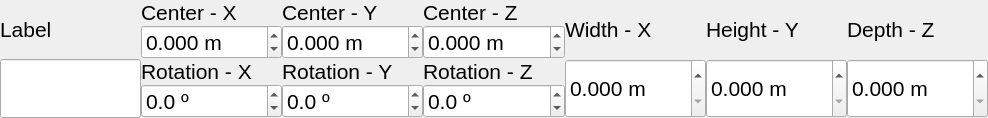
        <widget class="QWidget" name="tab_5">
         <property name="font">
          <font>
           <pointsize>9</pointsize>
          </font>
         </property>
         <attribute name="title">
          <string>T1</string>
         </attribute>
         <layout class="QVBoxLayout" name="verticalLayout_13">
          <property name="spacing">
           <number>0</number>
          </property>
          <property name="leftMargin">
           <number>0</number>
          </property>
          <property name="topMargin">
           <number>0</number>
          </property>
          <property name="rightMargin">
           <number>0</number>
          </property>
          <property name="bottomMargin">
           <number>0</number>
          </property>
          <item>
           <layout class="QVBoxLayout" name="verticalLayout_10" stretch="0">
            <property name="spacing">
             <number>0</number>
            </property>
            <item>
             <layout class="QHBoxLayout" name="horizontalLayout" stretch="1,1,1,1,1,1,1">
              <property name="spacing">
               <number>0</number>
              </property>
              <item>
               <layout class="QVBoxLayout" name="verticalLayout_9" stretch="1,1">
                <property name="spacing">
                 <number>0</number>
                </property>
                <item>
                 <widget class="QLabel" name="label_7">
                  <property name="sizePolicy">
                   <sizepolicy hsizetype="Expanding" vsizetype="Expanding">
                    <horstretch>1</horstretch>
                    <verstretch>1</verstretch>
                   </sizepolicy>
                  </property>
                  <property name="font">
                   <font>
                    <pointsize>16</pointsize>
                    <italic>false</italic>
                   </font>
                  </property>
                  <property name="text">
                   <string>Label</string>
                  </property>
                  <property name="scaledContents">
                   <bool>false</bool>
                  </property>
                 </widget>
                </item>
                <item>
                 <widget class="QLineEdit" name="label_le">
                  <property name="sizePolicy">
                   <sizepolicy hsizetype="Expanding" vsizetype="Expanding">
                    <horstretch>1</horstretch>
                    <verstretch>1</verstretch>
                   </sizepolicy>
                  </property>
                  <property name="font">
                   <font>
                    <pointsize>16</pointsize>
                   </font>
                  </property>
                  <property name="dragEnabled">
                   <bool>false</bool>
                  </property>
                  <property name="clearButtonEnabled">
                   <bool>false</bool>
                  </property>
                 </widget>
                </item>
               </layout>
              </item>
              <item>
               <layout class="QVBoxLayout" name="verticalLayout_3" stretch="1,1,1,1">
                <property name="spacing">
                 <number>0</number>
                </property>
                <item>
                 <widget class="QLabel" name="centerx_le">
                  <property name="sizePolicy">
                   <sizepolicy hsizetype="Expanding" vsizetype="Expanding">
                    <horstretch>0</horstretch>
                    <verstretch>0</verstretch>
                   </sizepolicy>
                  </property>
                  <property name="font">
                   <font>
                    <pointsize>16</pointsize>
                   </font>
                  </property>
                  <property name="text">
                   <string>Center - X</string>
                  </property>
                 </widget>
                </item>
                <item>
                 <widget class="QDoubleSpinBox" name="centerx_dsb">
                  <property name="sizePolicy">
                   <sizepolicy hsizetype="Expanding" vsizetype="Expanding">
                    <horstretch>0</horstretch>
                    <verstretch>0</verstretch>
                   </sizepolicy>
                  </property>
                  <property name="font">
                   <font>
                    <pointsize>16</pointsize>
                   </font>
                  </property>
                  <property name="suffix">
                   <string> m</string>
                  </property>
                  <property name="decimals">
                   <number>3</number>
                  </property>
                  <property name="minimum">
                   <double>-997.000000000000000</double>
                  </property>
                  <property name="maximum">
                   <double>999.000000000000000</double>
                  </property>
                  <property name="singleStep">
                   <double>0.050000000000000</double>
                  </property>
                 </widget>
                </item>
                <item>
                 <widget class="QLabel" name="rotationx_le">
                  <property name="sizePolicy">
                   <sizepolicy hsizetype="Expanding" vsizetype="Expanding">
                    <horstretch>0</horstretch>
                    <verstretch>0</verstretch>
                   </sizepolicy>
                  </property>
                  <property name="font">
                   <font>
                    <pointsize>16</pointsize>
                   </font>
                  </property>
                  <property name="text">
                   <string>Rotation - X</string>
                  </property>
                 </widget>
                </item>
                <item>
                 <widget class="QDoubleSpinBox" name="rotatex_dsb">
                  <property name="sizePolicy">
                   <sizepolicy hsizetype="Expanding" vsizetype="Expanding">
                    <horstretch>0</horstretch>
                    <verstretch>0</verstretch>
                   </sizepolicy>
                  </property>
                  <property name="font">
                   <font>
                    <pointsize>16</pointsize>
                   </font>
                  </property>
                  <property name="suffix">
                   <string> º</string>
                  </property>
                  <property name="decimals">
                   <number>1</number>
                  </property>
                  <property name="minimum">
                   <double>-359.899999999999977</double>
                  </property>
                  <property name="maximum">
                   <double>359.899999999999977</double>
                  </property>
                  <property name="singleStep">
                   <double>1.000000000000000</double>
                  </property>
                 </widget>
                </item>
               </layout>
              </item>
              <item>
               <layout class="QVBoxLayout" name="verticalLayout_4" stretch="1,1,1,1">
                <property name="spacing">
                 <number>0</number>
                </property>
                <item>
                 <widget class="QLabel" name="centery_le">
                  <property name="sizePolicy">
                   <sizepolicy hsizetype="Expanding" vsizetype="Expanding">
                    <horstretch>0</horstretch>
                    <verstretch>0</verstretch>
                   </sizepolicy>
                  </property>
                  <property name="font">
                   <font>
                    <pointsize>16</pointsize>
                    <italic>false</italic>
                   </font>
                  </property>
                  <property name="text">
                   <string>Center - Y</string>
                  </property>
                 </widget>
                </item>
                <item>
                 <widget class="QDoubleSpinBox" name="centery_dsb">
                  <property name="sizePolicy">
                   <sizepolicy hsizetype="Expanding" vsizetype="Expanding">
                    <horstretch>0</horstretch>
                    <verstretch>0</verstretch>
                   </sizepolicy>
                  </property>
                  <property name="font">
                   <font>
                    <pointsize>16</pointsize>
                   </font>
                  </property>
                  <property name="suffix">
                   <string> m</string>
                  </property>
                  <property name="decimals">
                   <number>3</number>
                  </property>
                  <property name="minimum">
                   <double>-999.000000000000000</double>
                  </property>
                  <property name="maximum">
                   <double>999.000000000000000</double>
                  </property>
                  <property name="singleStep">
                   <double>0.050000000000000</double>
                  </property>
                 </widget>
                </item>
                <item>
                 <widget class="QLabel" name="rotatey_le">
                  <property name="sizePolicy">
                   <sizepolicy hsizetype="Expanding" vsizetype="Expanding">
                    <horstretch>0</horstretch>
                    <verstretch>0</verstretch>
                   </sizepolicy>
                  </property>
                  <property name="font">
                   <font>
                    <pointsize>16</pointsize>
                   </font>
                  </property>
                  <property name="text">
                   <string>Rotation - Y</string>
                  </property>
                 </widget>
                </item>
                <item>
                 <widget class="QDoubleSpinBox" name="rotatey_dsb">
                  <property name="sizePolicy">
                   <sizepolicy hsizetype="Expanding" vsizetype="Expanding">
                    <horstretch>0</horstretch>
                    <verstretch>0</verstretch>
                   </sizepolicy>
                  </property>
                  <property name="font">
                   <font>
                    <pointsize>16</pointsize>
                   </font>
                  </property>
                  <property name="suffix">
                   <string> º</string>
                  </property>
                  <property name="decimals">
                   <number>1</number>
                  </property>
                  <property name="minimum">
                   <double>-359.899999999999977</double>
                  </property>
                  <property name="maximum">
                   <double>359.899999999999977</double>
                  </property>
                  <property name="singleStep">
                   <double>1.000000000000000</double>
                  </property>
                 </widget>
                </item>
               </layout>
              </item>
              <item>
               <layout class="QVBoxLayout" name="verticalLayout_6" stretch="1,1,1,1">
                <property name="spacing">
                 <number>0</number>
                </property>
                <item>
                 <widget class="QLabel" name="centerz_le">
                  <property name="sizePolicy">
                   <sizepolicy hsizetype="Expanding" vsizetype="Expanding">
                    <horstretch>0</horstretch>
                    <verstretch>0</verstretch>
                   </sizepolicy>
                  </property>
                  <property name="font">
                   <font>
                    <pointsize>16</pointsize>
                    <italic>false</italic>
                   </font>
                  </property>
                  <property name="text">
                   <string>Center - Z</string>
                  </property>
                 </widget>
                </item>
                <item>
                 <widget class="QDoubleSpinBox" name="centerz_dsb">
                  <property name="sizePolicy">
                   <sizepolicy hsizetype="Expanding" vsizetype="Expanding">
                    <horstretch>0</horstretch>
                    <verstretch>0</verstretch>
                   </sizepolicy>
                  </property>
                  <property name="font">
                   <font>
                    <pointsize>16</pointsize>
                    <italic>false</italic>
                   </font>
                  </property>
                  <property name="suffix">
                   <string> m</string>
                  </property>
                  <property name="decimals">
                   <number>3</number>
                  </property>
                  <property name="minimum">
                   <double>-999.000000000000000</double>
                  </property>
                  <property name="maximum">
                   <double>999.000000000000000</double>
                  </property>
                  <property name="singleStep">
                   <double>0.050000000000000</double>
                  </property>
                 </widget>
                </item>
                <item>
                 <widget class="QLabel" name="rotate_le">
                  <property name="sizePolicy">
                   <sizepolicy hsizetype="Expanding" vsizetype="Expanding">
                    <horstretch>0</horstretch>
                    <verstretch>0</verstretch>
                   </sizepolicy>
                  </property>
                  <property name="font">
                   <font>
                    <pointsize>16</pointsize>
                   </font>
                  </property>
                  <property name="text">
                   <string>Rotation - Z</string>
                  </property>
                 </widget>
                </item>
                <item>
                 <widget class="QDoubleSpinBox" name="rotatez_dsb">
                  <property name="sizePolicy">
                   <sizepolicy hsizetype="Expanding" vsizetype="Expanding">
                    <horstretch>0</horstretch>
                    <verstretch>0</verstretch>
                   </sizepolicy>
                  </property>
                  <property name="font">
                   <font>
                    <pointsize>16</pointsize>
                   </font>
                  </property>
                  <property name="suffix">
                   <string> º</string>
                  </property>
                  <property name="decimals">
                   <number>1</number>
                  </property>
                  <property name="minimum">
                   <double>-359.899999999999977</double>
                  </property>
                  <property name="maximum">
                   <double>359.899999999999977</double>
                  </property>
                 </widget>
                </item>
               </layout>
              </item>
              <item>
               <layout class="QVBoxLayout" name="verticalLayout_5" stretch="1,1">
                <property name="spacing">
                 <number>0</number>
                </property>
                <item>
                 <widget class="QLabel" name="widthx_le">
                  <property name="sizePolicy">
                   <sizepolicy hsizetype="Expanding" vsizetype="Expanding">
                    <horstretch>0</horstretch>
                    <verstretch>0</verstretch>
                   </sizepolicy>
                  </property>
                  <property name="font">
                   <font>
                    <pointsize>16</pointsize>
                    <italic>false</italic>
                   </font>
                  </property>
                  <property name="text">
                   <string>Width - X</string>
                  </property>
                 </widget>
                </item>
                <item>
                 <widget class="QDoubleSpinBox" name="widthx_dsb">
                  <property name="sizePolicy">
                   <sizepolicy hsizetype="Expanding" vsizetype="Expanding">
                    <horstretch>0</horstretch>
                    <verstretch>0</verstretch>
                   </sizepolicy>
                  </property>
                  <property name="font">
                   <font>
                    <pointsize>16</pointsize>
                    <italic>false</italic>
                   </font>
                  </property>
                  <property name="suffix">
                   <string> m</string>
                  </property>
                  <property name="decimals">
                   <number>3</number>
                  </property>
                  <property name="minimum">
                   <double>0.000000000000000</double>
                  </property>
                  <property name="maximum">
                   <double>999.000000000000000</double>
                  </property>
                  <property name="singleStep">
                   <double>0.050000000000000</double>
                  </property>
                 </widget>
                </item>
               </layout>
              </item>
              <item>
               <layout class="QVBoxLayout" name="verticalLayout_7" stretch="1,1">
                <property name="spacing">
                 <number>0</number>
                </property>
                <item>
                 <widget class="QLabel" name="heighty_le">
                  <property name="sizePolicy">
                   <sizepolicy hsizetype="Expanding" vsizetype="Expanding">
                    <horstretch>0</horstretch>
                    <verstretch>0</verstretch>
                   </sizepolicy>
                  </property>
                  <property name="font">
                   <font>
                    <pointsize>16</pointsize>
                    <italic>false</italic>
                   </font>
                  </property>
                  <property name="text">
                   <string>Height - Y</string>
                  </property>
                 </widget>
                </item>
                <item>
                 <widget class="QDoubleSpinBox" name="heighty_dsb">
                  <property name="sizePolicy">
                   <sizepolicy hsizetype="Expanding" vsizetype="Expanding">
                    <horstretch>0</horstretch>
                    <verstretch>0</verstretch>
                   </sizepolicy>
                  </property>
                  <property name="font">
                   <font>
                    <pointsize>16</pointsize>
                   </font>
                  </property>
                  <property name="suffix">
                   <string> m</string>
                  </property>
                  <property name="decimals">
                   <number>3</number>
                  </property>
                  <property name="minimum">
                   <double>0.000000000000000</double>
                  </property>
                  <property name="maximum">
                   <double>999.000000000000000</double>
                  </property>
                  <property name="singleStep">
                   <double>0.050000000000000</double>
                  </property>
                 </widget>
                </item>
               </layout>
              </item>
              <item>
               <layout class="QVBoxLayout" name="verticalLayout_8" stretch="1,1">
                <property name="spacing">
                 <number>0</number>
                </property>
                <item>
                 <widget class="QLabel" name="depthz_le">
                  <property name="sizePolicy">
                   <sizepolicy hsizetype="Expanding" vsizetype="Expanding">
                    <horstretch>0</horstretch>
                    <verstretch>0</verstretch>
                   </sizepolicy>
                  </property>
                  <property name="font">
                   <font>
                    <pointsize>16</pointsize>
                    <italic>false</italic>
                   </font>
                  </property>
                  <property name="text">
                   <string>Depth - Z</string>
                  </property>
                 </widget>
                </item>
                <item>
                 <widget class="QDoubleSpinBox" name="depthz_dsb">
                  <property name="sizePolicy">
                   <sizepolicy hsizetype="Expanding" vsizetype="Expanding">
                    <horstretch>0</horstretch>
                    <verstretch>0</verstretch>
                   </sizepolicy>
                  </property>
                  <property name="font">
                   <font>
                    <pointsize>16</pointsize>
                    <italic>false</italic>
                   </font>
                  </property>
                  <property name="suffix">
                   <string> m</string>
                  </property>
                  <property name="decimals">
                   <number>3</number>
                  </property>
                  <property name="minimum">
                   <double>0.000000000000000</double>
                  </property>
                  <property name="maximum">
                   <double>999.000000000000000</double>
                  </property>
                  <property name="singleStep">
                   <double>0.050000000000000</double>
                  </property>
                 </widget>
                </item>
               </layout>
              </item>
             </layout>
            </item>
           </layout>
          </item>
         </layout>
        </widget>
